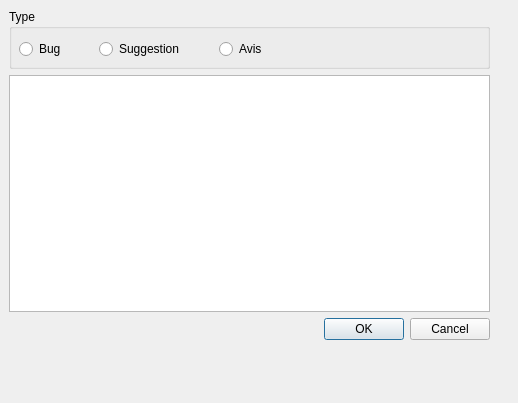
<?xml version="1.0" encoding="UTF-8"?>
<ui version="4.0">
 <class>UDialogFeedback</class>
 <widget class="QDialog" name="UDialogFeedback">
  <property name="geometry">
   <rect>
    <x>0</x>
    <y>0</y>
    <width>518</width>
    <height>403</height>
   </rect>
  </property>
  <property name="windowTitle">
   <string>Dialog</string>
  </property>
  <widget class="QWidget" name="verticalLayoutWidget">
   <property name="geometry">
    <rect>
     <x>9</x>
     <y>9</y>
     <width>481</width>
     <height>331</height>
    </rect>
   </property>
   <layout class="QVBoxLayout" name="verticalLayout">
    <item>
     <widget class="QGroupBox" name="groupBox">
      <property name="minimumSize">
       <size>
        <width>0</width>
        <height>60</height>
       </size>
      </property>
      <property name="title">
       <string>Type</string>
      </property>
      <widget class="QRadioButton" name="radioButton">
       <property name="geometry">
        <rect>
         <x>10</x>
         <y>30</y>
         <width>102</width>
         <height>20</height>
        </rect>
       </property>
       <property name="text">
        <string>Bug</string>
       </property>
      </widget>
      <widget class="QRadioButton" name="radioButton_2">
       <property name="geometry">
        <rect>
         <x>90</x>
         <y>30</y>
         <width>102</width>
         <height>20</height>
        </rect>
       </property>
       <property name="text">
        <string>Suggestion</string>
       </property>
      </widget>
      <widget class="QRadioButton" name="radioButton_3">
       <property name="geometry">
        <rect>
         <x>210</x>
         <y>30</y>
         <width>102</width>
         <height>20</height>
        </rect>
       </property>
       <property name="text">
        <string>Avis</string>
       </property>
      </widget>
     </widget>
    </item>
    <item>
     <widget class="QPlainTextEdit" name="plainTextEdit"/>
    </item>
    <item>
     <widget class="QDialogButtonBox" name="buttonBox">
      <property name="orientation">
       <enum>Qt::Horizontal</enum>
      </property>
      <property name="standardButtons">
       <set>QDialogButtonBox::Cancel|QDialogButtonBox::Ok</set>
      </property>
     </widget>
    </item>
   </layout>
  </widget>
 </widget>
 <resources/>
 <connections>
  <connection>
   <sender>buttonBox</sender>
   <signal>accepted()</signal>
   <receiver>UDialogFeedback</receiver>
   <slot>accept()</slot>
   <hints>
    <hint type="sourcelabel">
     <x>248</x>
     <y>254</y>
    </hint>
    <hint type="destinationlabel">
     <x>157</x>
     <y>274</y>
    </hint>
   </hints>
  </connection>
  <connection>
   <sender>buttonBox</sender>
   <signal>rejected()</signal>
   <receiver>UDialogFeedback</receiver>
   <slot>reject()</slot>
   <hints>
    <hint type="sourcelabel">
     <x>316</x>
     <y>260</y>
    </hint>
    <hint type="destinationlabel">
     <x>286</x>
     <y>274</y>
    </hint>
   </hints>
  </connection>
 </connections>
</ui>
